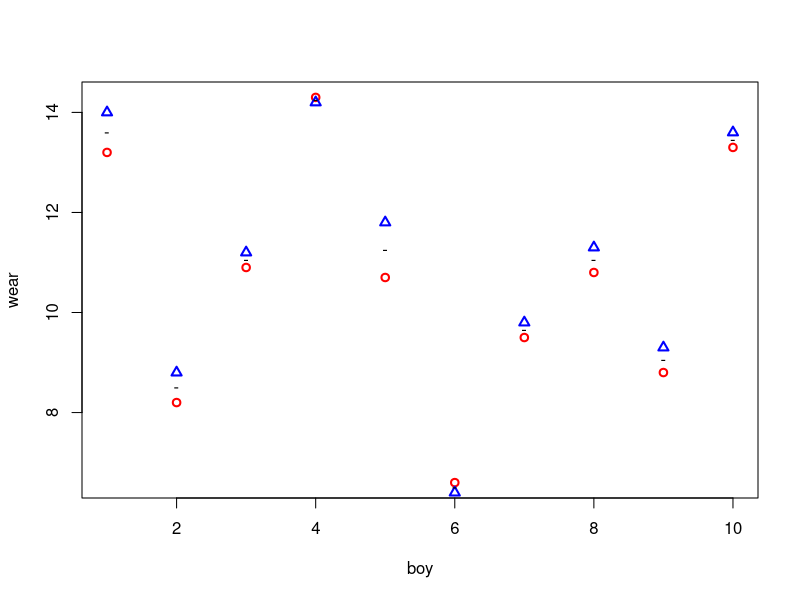

Reproduce this figure in R.
### R code from vignette source 'pbkrtest-introduction.Rnw'
### Encoding: ISO8859-1

###################################################
### code chunk number 1: pbkrtest-introduction.Rnw:19-22
###################################################
require( pbkrtest )
prettyVersion <- packageDescription("pbkrtest")$Version
prettyDate <- format(Sys.Date())


###################################################
### code chunk number 2: pbkrtest-introduction.Rnw:65-67
###################################################
options(prompt = "R> ", continue = "+  ", width = 80, useFancyQuotes=FALSE)
dir.create("figures")


###################################################
### code chunk number 3: pbkrtest-introduction.Rnw:72-73
###################################################
library(pbkrtest)


###################################################
### code chunk number 4: pbkrtest-introduction.Rnw:82-84
###################################################
data(shoes, package="MASS")
shoes


###################################################
### code chunk number 5: pbkrtest-introduction.Rnw:90-93
###################################################
plot(A~1, data=shoes, col="red",lwd=2, pch=1, ylab="wear", xlab="boy")
points(B~1, data=shoes, col="blue", lwd=2, pch=2)
points(I((A+B)/2)~1, data=shoes, pch="-", lwd=2)


###################################################
### code chunk number 6: pbkrtest-introduction.Rnw:101-104
###################################################
r1<-t.test(shoes$A, shoes$B, paired=T)
r2<-t.test(shoes$A-shoes$B)
r1


###################################################
### code chunk number 7: pbkrtest-introduction.Rnw:112-120
###################################################
boy <- rep(1:10,2)
boyf<- factor(letters[boy])
mat <- factor(c(rep("A", 10), rep("B",10)))
## Balanced data:
shoe.b <- data.frame(wear=unlist(shoes), boy=boy, boyf=boyf, mat=mat)
head(shoe.b)
## Imbalanced data; delete (boy=1, mat=1) and (boy=2, mat=b)
shoe.i <-  shoe.b[-c(1,12),]


###################################################
### code chunk number 8: pbkrtest-introduction.Rnw:126-130
###################################################
lmm1.b  <- lmer( wear ~ mat + (1|boyf), data=shoe.b )
lmm0.b  <- update( lmm1.b, .~. - mat)
lmm1.i  <- lmer( wear ~ mat + (1|boyf), data=shoe.i )
lmm0.i  <- update(lmm1.i, .~. - mat)


###################################################
### code chunk number 9: pbkrtest-introduction.Rnw:137-139
###################################################
anova( lmm1.b, lmm0.b, test="Chisq" ) ## Balanced data
anova( lmm1.i, lmm0.i, test="Chisq" ) ## Imbalanced data


###################################################
### code chunk number 10: pbkrtest-introduction.Rnw:150-151
###################################################
( kr.b<-KRmodcomp(lmm1.b, lmm0.b) )


###################################################
### code chunk number 11: pbkrtest-introduction.Rnw:155-156
###################################################
summary( kr.b )


###################################################
### code chunk number 12: pbkrtest-introduction.Rnw:162-163
###################################################
getKR(kr.b, "ddf")


###################################################
### code chunk number 13: pbkrtest-introduction.Rnw:168-169
###################################################
( kr.i<-KRmodcomp(lmm1.i, lmm0.i) )


###################################################
### code chunk number 14: pbkrtest-introduction.Rnw:176-178
###################################################
shoes2 <- list(A=shoes$A[-(1:2)], B=shoes$B[-(1:2)])
t.test(shoes2$A, shoes2$B, paired=T)


###################################################
### code chunk number 15: pbkrtest-introduction.Rnw:191-192
###################################################
( pb.b <- PBmodcomp(lmm1.b, lmm0.b, nsim=500) )


###################################################
### code chunk number 16: pbkrtest-introduction.Rnw:196-197
###################################################
summary( pb.b )


###################################################
### code chunk number 17: pbkrtest-introduction.Rnw:205-206
###################################################
( pb.i<-PBmodcomp(lmm1.i, lmm0.i, nsim=500) )


###################################################
### code chunk number 18: pbkrtest-introduction.Rnw:210-211
###################################################
summary( pb.i )


###################################################
### code chunk number 19: pbkrtest-introduction.Rnw:223-227
###################################################
shoe3 <- subset(shoe.b, boy<=5)
shoe3 <- shoe3[order(shoe3$boy), ]
lmm1  <- lmer( wear ~ mat + (1|boyf), data=shoe3 )
str( SG <- get_SigmaG( lmm1 ), max=2)


###################################################
### code chunk number 20: pbkrtest-introduction.Rnw:231-232
###################################################
round( SG$Sigma*10 )


###################################################
### code chunk number 21: pbkrtest-introduction.Rnw:236-237
###################################################
SG$G


